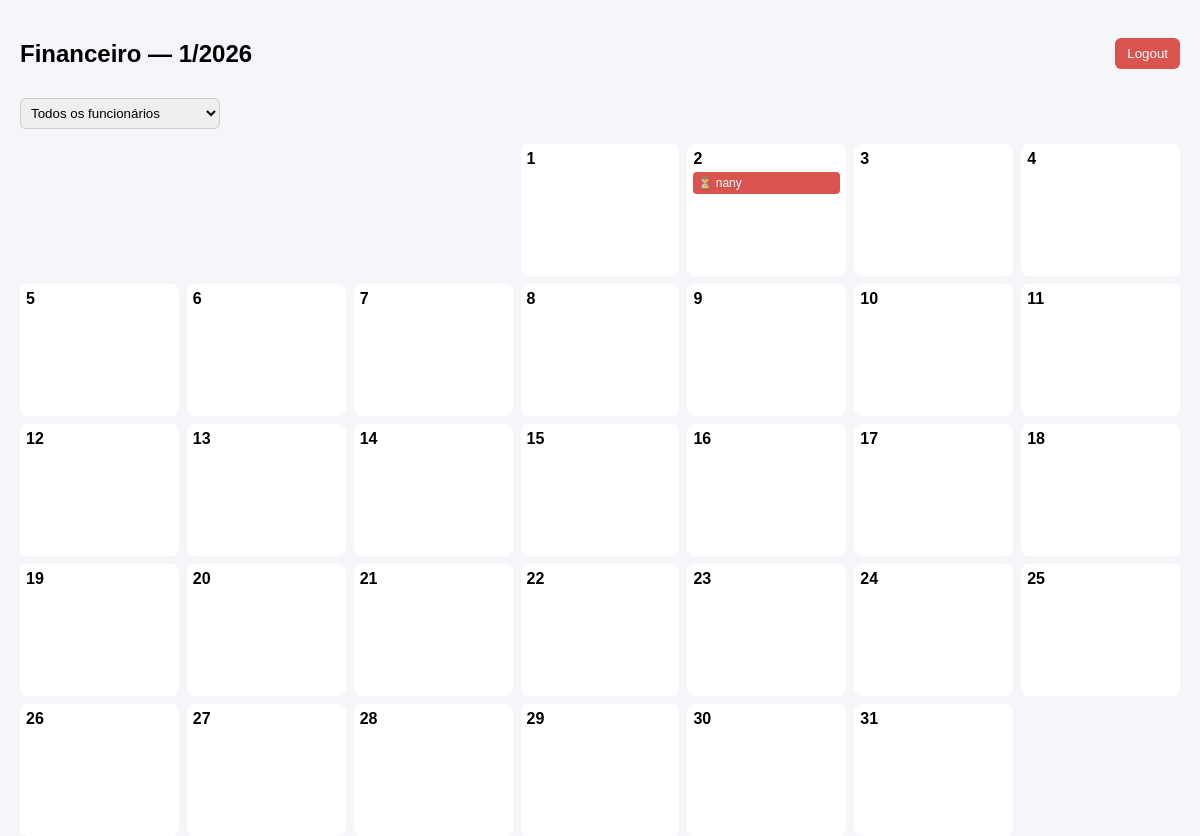
/ (signed in), run on an earlier commit of the app's database.
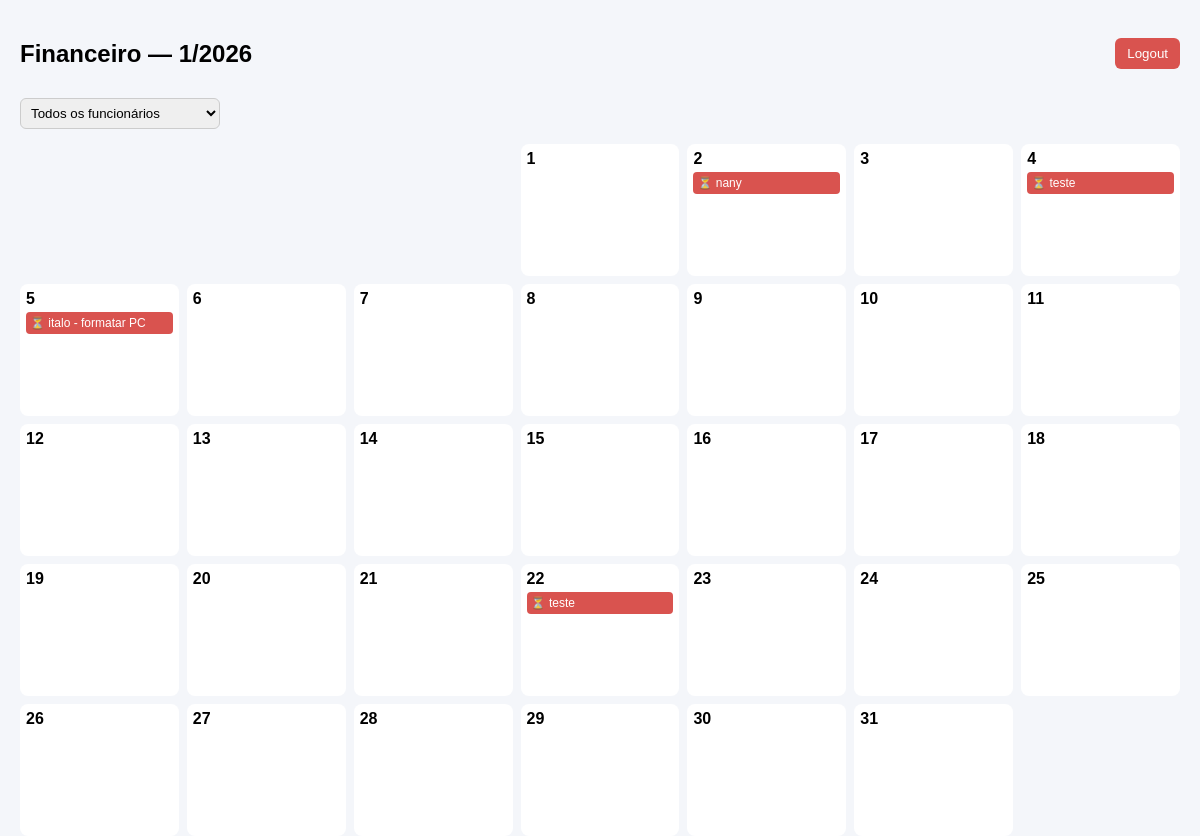
And on a later commit of the database.
### unanime/models.py (models this page shows, shortened)
class Demanda(models.Model):
    class StatusChoices(models.TextChoices):
        ABERTO = 'AB', 'Aberto'
        CONCLUIDO = 'CO', 'Concluído'
        PENDENTE = 'PE', 'Pendente'
    titulo = models.CharField(max_length=200)
    descricao = models.TextField(blank=True)
    data = models.DateField()
    status = models.CharField(
        max_length=2,
        choices=StatusChoices.choices,
        default=StatusChoices.ABERTO
    )
    motivo_atraso = models.TextField(blank=True)
    nova_data = models.DateField(null=True, blank=True)
    departamento = models.ForeignKey(
        Departamento,
        on_delete=models.CASCADE,
        related_name='demandas'
    )
    responsavel = models.ForeignKey(
        User,
        on_delete=models.SET_NULL,
        null=True,
        blank=True,
        related_name='demandas_responsavel'
    )
    criado_em = models.DateTimeField(auto_now_add=True)

### unanime/views.py (the view)
# urls.py: path('', views.calendario, name='home'),
@login_required
def calendario(request, depto_id=None):
    hoje = date.today()
    ano = hoje.year
    mes = hoje.month
    perfil = get_object_or_404(Perfil, user=request.user)
    if is_admin(request.user):
        departamentos = Departamento.objects.all()
        departamento = (
            get_object_or_404(Departamento, id=depto_id)
            if depto_id else departamentos.first()
        )
    else:
        departamentos = None
        departamento = perfil.departamento
    funcionarios = Perfil.objects.filter(
        departamento=departamento
    ).select_related('user')
    primeiro_dia, total_dias = monthrange(ano, mes)
    demandas = Demanda.objects.filter(
        data__year=ano,
        data__month=mes,
        departamento=departamento
    )
    responsavel_id = request.GET.get('responsavel')
    if responsavel_id:
        demandas = demandas.filter(responsavel_id=responsavel_id)
    demandas_por_dia = {}
    for d in demandas:
        demandas_por_dia.setdefault(d.data.day, []).append(d)
    return render(request, 'calendario.html', {
        'ano': ano,
        'mes': mes,
        'departamento': departamento,
        'departamentos': departamentos,
        'funcionarios': funcionarios,
        'demandas_por_dia': demandas_por_dia,
        'dias_mes': range(1, total_dias + 1),
        'espacos_vazios': range(primeiro_dia),
        'is_admin': is_admin(request.user),
    })

### unanime/templatetags/dict_extras.py (called while the page is built)
@register.filter
def get_item(dictionary, key):
    if dictionary:
        return dictionary.get(key, [])
    return []

### unanime/views.py (called while the page is built)
def is_admin(user):
    return user.groups.filter(name='Administrador').exists()

### unanime/templates/calendario.html (shortened to what this page needs)
{% load dict_extras %}
<!DOCTYPE html>
<html lang="pt-br">
<head>
</head>
<body>
<main>
<div class="topbar">
    <h2>{{ departamento.nome }} — {{ mes }}/{{ ano }}</h2>
    <form method="POST" action="{% url 'logout' %}">
        <button type="submit" class="logout-btn">Logout</button>
    </form>
</div>
<div class="filtro-funcionario">
    <form method="GET">
        <select name="responsavel" onchange="this.form.submit()">
            <option value="">Todos os funcionários</option>
        </select>
    </form>
</div>
<div class="calendario">
{% for _ in espacos_vazios %}<div></div>{% endfor %}
{% for dia in dias_mes %}
<div class="dia" {% if is_admin %}onclick="abrirCriar('{{ dia }}')" {% endif %}>
<strong>{{ dia }}</strong>
{% for d in demandas_por_dia|get_item:dia %}
<div class="demanda {{ d.status }}"
onclick="event.stopPropagation(); abrirEditar(
    '{{ d.id }}',
    '{{ d.titulo|escapejs }}',
    '{{ d.descricao|escapejs }}',
    '{{ d.status }}',
    '{{ d.responsavel.id|default:'' }}',
    '{{ d.motivo_atraso|default:''|escapejs }}',
    '{{ d.nova_data|date:"Y-m-d"|default:"" }}'
)">
{% if d.status == 'PE' %}⏳ {% endif %}{{ d.titulo }}
</div>
{% endfor %}
</div>
{% endfor %}
</div>
</main>
</body>
</html>

What changed in the data, as far as the page shows it:
added Demanda: titulo "teste", shown under "4"
added Demanda: titulo "italo - formatar PC", shown under "5"
added Demanda: titulo "teste", shown under "22"
